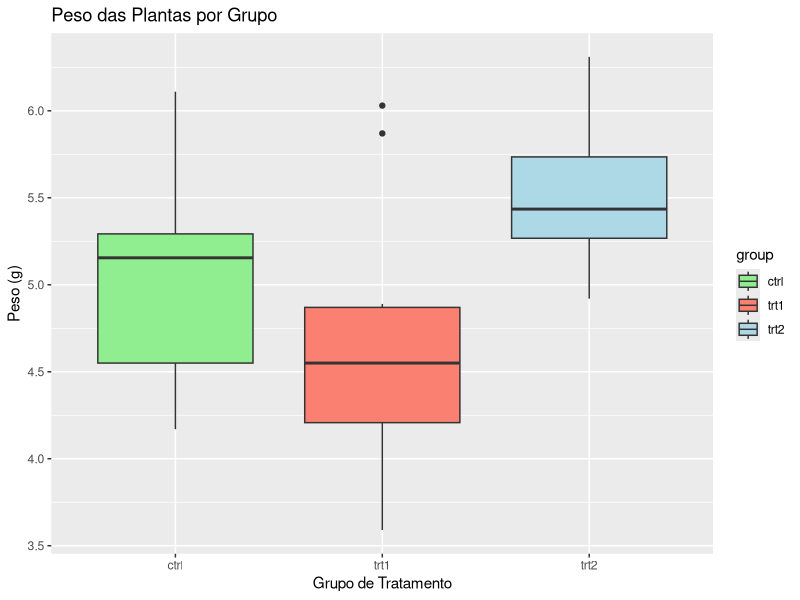

Source code (R):

# ANOVA One-Way ----------------------------------------------------------------------------------------------------------------------------
# Autoria do script: Jeanne Franco ---------------------------------------------------------------------------------------------------------
# Data: 22/04/25 ---------------------------------------------------------------------------------------------------------------------------

# Introdução -------------------------------------------------------------------------------------------------------------------------------

# O que fazemos para ver diferenças entre três ou mais grupos?: ----------------------------------------------------------------------------

## O que é ANOVA One-Way?

## A ANOVA (Análise de Variância) de uma via é um teste estatístico 
## utilizado para comparar as médias de três ou mais grupos 
## independentes, determinando se há evidências de que pelo menos 
## uma das médias difere significativamente das demais. É uma 
## extensão do teste t para amostras independentes.

## Hipóteses:

## H0: as médias de todos os grupos são iguais;
## H1: pelo menos uma média é diferente.

## Pressupostos:

## 1 - Normalidade dos resíduos.
## 2 - Homogeneidade de variâncias (homocedasticidade).
## 3 - Independência das observações.

# Exemplo prático com o dataset PlantGrowth ------------------------------------------------------------------------------------------------

## Carregar pacotes

library(tidyverse) # Manipulação e visualização de dados

## Carregando e explorando os dados:

# Carregar dados
data(PlantGrowth)
head(PlantGrowth)

# Resumo estatístico
summary(PlantGrowth)

# Visualizar estrutura
glimpse(PlantGrowth)

## Visualização inicial

ggplot(PlantGrowth, aes(x = group, 
                        y = weight, 
                        fill = group)) +
  geom_boxplot() +
  scale_fill_manual(values = c("lightgreen", 
                               "salmon", 
                               "lightblue")) +
  labs(x = "Grupo de Tratamento",
       y = "Peso (g)",
       title = "Peso das Plantas por Grupo")
